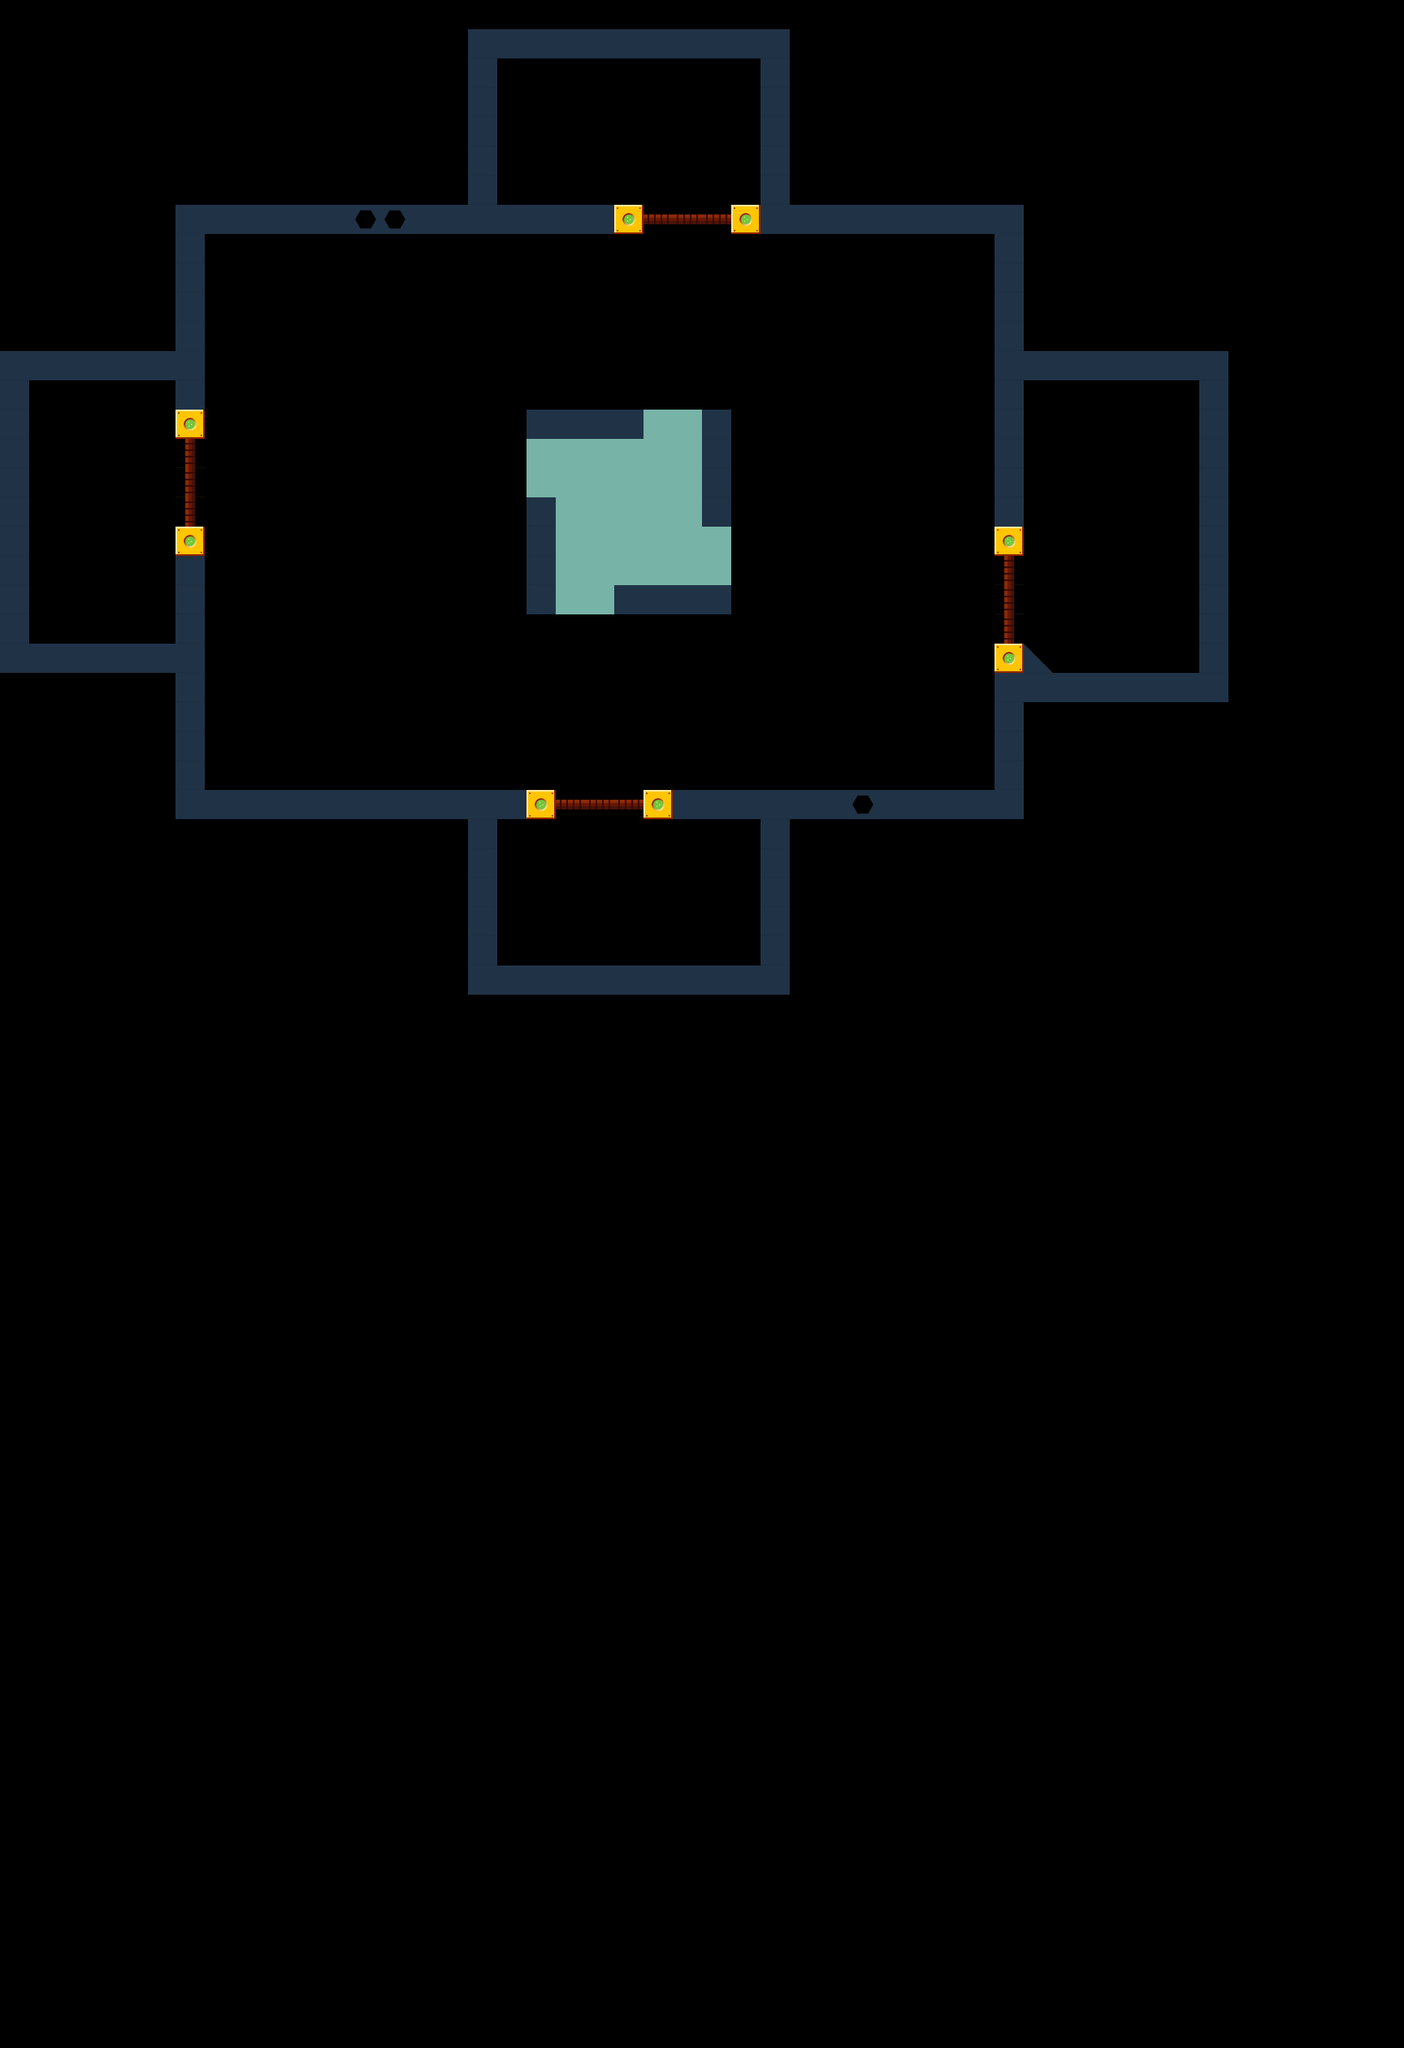

Tiled map render using the project's own tile images. Description and the map definition, with tile-layer contents summarised, below:
An orthogonal 48x70 tile map with 36x36 px tiles, 3 tile layers (bg, terrain, fg), 3 tilesets and 8 objects (4x start_location, 4x black_hole).

<map version="1.0" orientation="orthogonal" width="48" height="70" tilewidth="36" tileheight="36">
 <tileset firstgid="1" name="space platform" tilewidth="36" tileheight="36">
  <image source="../graphics/map/space_platform.png" width="859" height="396" />
 </tileset>
 <tileset firstgid="254" name="player" tilewidth="64" tileheight="64">
  <image source="../../docs/tripper.png" width="64" height="64" />
 </tileset>
 <tileset firstgid="255" name="blackhole" tilewidth="128" tileheight="128">
  <image source="../graphics/trippers/black_hole.png" width="384" height="128" />
 </tileset>
 <layer name="bg" width="48" height="70">
  <data>[3360 cells, 1 non-empty, 1 distinct tile ids]</data>
 </layer>
 <layer name="terrain" width="48" height="70">
  <data>[3360 cells, 187 non-empty, 3 distinct tile ids]</data>
 </layer>
 <objectgroup name="zones" width="48" height="70">
  <object type="start_location" x="680" y="70" width="42" height="64">
   <properties>
    <property name="rotation" value="180" />
   </properties>
  </object>
  <object type="start_location" x="1403" y="552" width="69" height="45">
   <properties>
    <property name="rotation" value="270" />
   </properties>
  </object>
  <object type="start_location" x="40" y="550" width="69" height="45">
   <properties>
    <property name="rotation" value="90" />
   </properties>
  </object>
  <object type="start_location" x="824" y="1126" width="42" height="64">
   <properties>
    <property name="rotation" value="0" />
   </properties>
  </object>
 </objectgroup>
 <objectgroup name="actors" width="48" height="70">
  <object type="black_hole" gid="255" x="830" y="862" />
  <object type="black_hole" gid="255" x="344" y="736" />
  <object type="black_hole" gid="255" x="630" y="450" />
  <object type="black_hole" gid="255" x="1026" y="618" />
 </objectgroup>
 <layer name="fg" width="48" height="70">
  <data>[3360 cells, 45 non-empty, 4 distinct tile ids]</data>
 </layer>
</map>
